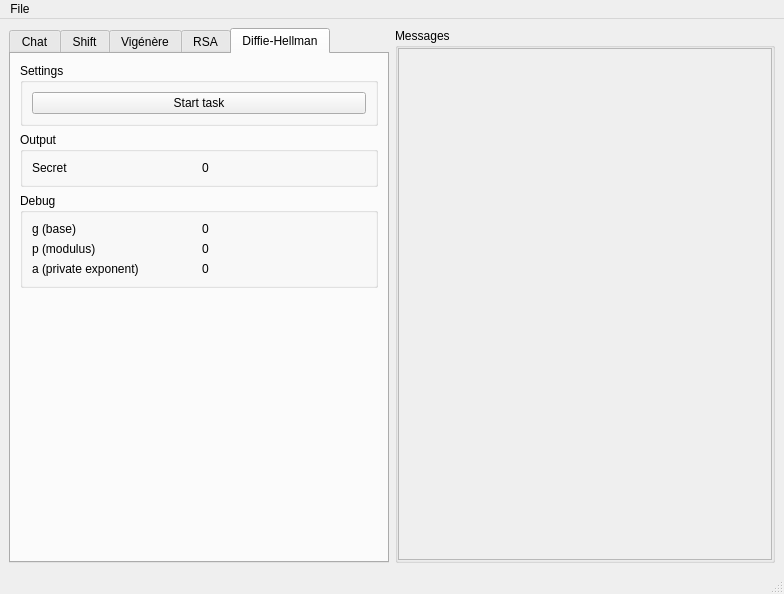
<?xml version="1.0" encoding="UTF-8"?>
<ui version="4.0">
 <class>MainWindow</class>
 <widget class="QMainWindow" name="MainWindow">
  <property name="geometry">
   <rect>
    <x>0</x>
    <y>0</y>
    <width>784</width>
    <height>594</height>
   </rect>
  </property>
  <property name="windowTitle">
   <string>MainWindow</string>
  </property>
  <widget class="QWidget" name="centralwidget">
   <property name="sizePolicy">
    <sizepolicy hsizetype="Preferred" vsizetype="Preferred">
     <horstretch>0</horstretch>
     <verstretch>0</verstretch>
    </sizepolicy>
   </property>
   <layout class="QHBoxLayout" name="horizontalLayout_2">
    <item>
     <widget class="QTabWidget" name="tabWidget">
      <property name="currentIndex">
       <number>4</number>
      </property>
      <widget class="QWidget" name="tab">
       <attribute name="title">
        <string>Chat</string>
       </attribute>
       <layout class="QVBoxLayout" name="verticalLayout_2">
        <item>
         <layout class="QHBoxLayout" name="horizontalLayout">
          <item>
           <widget class="QLineEdit" name="chatMsg"/>
          </item>
          <item>
           <widget class="QPushButton" name="chatSendBtn">
            <property name="text">
             <string>Send</string>
            </property>
           </widget>
          </item>
         </layout>
        </item>
        <item>
         <spacer name="verticalSpacer">
          <property name="orientation">
           <enum>Qt::Vertical</enum>
          </property>
          <property name="sizeHint" stdset="0">
           <size>
            <width>20</width>
            <height>40</height>
           </size>
          </property>
         </spacer>
        </item>
       </layout>
      </widget>
      <widget class="QWidget" name="tab_2">
       <attribute name="title">
        <string>Shift</string>
       </attribute>
       <layout class="QVBoxLayout" name="verticalLayout">
        <item>
         <widget class="QGroupBox" name="groupBox">
          <property name="title">
           <string>Settings</string>
          </property>
          <layout class="QVBoxLayout" name="verticalLayout_4">
           <item>
            <layout class="QHBoxLayout" name="horizontalLayout_3">
             <item>
              <widget class="QLabel" name="label">
               <property name="text">
                <string>Mode</string>
               </property>
              </widget>
             </item>
             <item>
              <widget class="QRadioButton" name="shiftEncryptRadio">
               <property name="text">
                <string>Encrypt</string>
               </property>
               <property name="checked">
                <bool>true</bool>
               </property>
              </widget>
             </item>
             <item>
              <widget class="QRadioButton" name="shiftDecryptRadio">
               <property name="enabled">
                <bool>false</bool>
               </property>
               <property name="text">
                <string>Decrypt</string>
               </property>
               <property name="checkable">
                <bool>true</bool>
               </property>
              </widget>
             </item>
            </layout>
           </item>
           <item>
            <layout class="QHBoxLayout" name="horizontalLayout_4">
             <item>
              <widget class="QLabel" name="label_2">
               <property name="text">
                <string>Data length</string>
               </property>
              </widget>
             </item>
             <item>
              <widget class="QSpinBox" name="shiftDataLen"/>
             </item>
            </layout>
           </item>
           <item>
            <layout class="QHBoxLayout" name="horizontalLayout_5">
             <item>
              <widget class="QPushButton" name="shiftTaskBtn">
               <property name="text">
                <string>Start task</string>
               </property>
              </widget>
             </item>
            </layout>
           </item>
          </layout>
         </widget>
        </item>
        <item>
         <widget class="QGroupBox" name="groupBox_14">
          <property name="title">
           <string>Output</string>
          </property>
          <layout class="QVBoxLayout" name="verticalLayout_18">
           <item>
            <layout class="QHBoxLayout" name="horizontalLayout_24">
             <item>
              <widget class="QLabel" name="label_28">
               <property name="text">
                <string>Message</string>
               </property>
              </widget>
             </item>
             <item>
              <widget class="QLabel" name="shiftMsgLabel">
               <property name="text">
                <string>-</string>
               </property>
              </widget>
             </item>
            </layout>
           </item>
           <item>
            <layout class="QHBoxLayout" name="horizontalLayout_26">
             <item>
              <widget class="QLabel" name="label_31">
               <property name="text">
                <string>Success ?</string>
               </property>
              </widget>
             </item>
             <item>
              <widget class="QPushButton" name="shitSuccessIcon">
               <property name="enabled">
                <bool>true</bool>
               </property>
               <property name="text">
                <string/>
               </property>
               <property name="icon">
                <iconset theme="user-offline">
                 <normaloff>.</normaloff>.</iconset>
               </property>
               <property name="checkable">
                <bool>false</bool>
               </property>
               <property name="default">
                <bool>false</bool>
               </property>
               <property name="flat">
                <bool>true</bool>
               </property>
              </widget>
             </item>
            </layout>
           </item>
          </layout>
         </widget>
        </item>
        <item>
         <widget class="QGroupBox" name="groupBox_2">
          <property name="title">
           <string>Debug</string>
          </property>
          <layout class="QVBoxLayout" name="verticalLayout_5">
           <item>
            <layout class="QHBoxLayout" name="horizontalLayout_6">
             <item>
              <widget class="QLabel" name="label_3">
               <property name="text">
                <string>Key</string>
               </property>
              </widget>
             </item>
             <item>
              <widget class="QLabel" name="shiftDebugKey">
               <property name="text">
                <string>0</string>
               </property>
              </widget>
             </item>
            </layout>
           </item>
          </layout>
         </widget>
        </item>
        <item>
         <spacer name="verticalSpacer_3">
          <property name="orientation">
           <enum>Qt::Vertical</enum>
          </property>
          <property name="sizeType">
           <enum>QSizePolicy::Expanding</enum>
          </property>
          <property name="sizeHint" stdset="0">
           <size>
            <width>20</width>
            <height>40</height>
           </size>
          </property>
         </spacer>
        </item>
       </layout>
      </widget>
      <widget class="QWidget" name="tab_3">
       <attribute name="title">
        <string>Vigénère</string>
       </attribute>
       <layout class="QVBoxLayout" name="verticalLayout_7">
        <item>
         <widget class="QGroupBox" name="groupBox_4">
          <property name="title">
           <string>Settings</string>
          </property>
          <layout class="QVBoxLayout" name="verticalLayout_6">
           <item>
            <layout class="QHBoxLayout" name="horizontalLayout_7">
             <item>
              <widget class="QLabel" name="label_5">
               <property name="text">
                <string>Mode</string>
               </property>
              </widget>
             </item>
             <item>
              <widget class="QRadioButton" name="vigenereEncryptRadio">
               <property name="text">
                <string>Encrypt</string>
               </property>
               <property name="checked">
                <bool>true</bool>
               </property>
              </widget>
             </item>
             <item>
              <widget class="QRadioButton" name="vigenereDecryptRadio">
               <property name="enabled">
                <bool>false</bool>
               </property>
               <property name="text">
                <string>Decrypt</string>
               </property>
               <property name="checkable">
                <bool>true</bool>
               </property>
              </widget>
             </item>
            </layout>
           </item>
           <item>
            <layout class="QHBoxLayout" name="horizontalLayout_8">
             <item>
              <widget class="QLabel" name="label_6">
               <property name="text">
                <string>Data length</string>
               </property>
              </widget>
             </item>
             <item>
              <widget class="QSpinBox" name="vigenereDataLen"/>
             </item>
            </layout>
           </item>
           <item>
            <layout class="QHBoxLayout" name="horizontalLayout_9">
             <item>
              <widget class="QPushButton" name="vigenereTaskBtn">
               <property name="text">
                <string>Start task</string>
               </property>
              </widget>
             </item>
            </layout>
           </item>
          </layout>
         </widget>
        </item>
        <item>
         <widget class="QGroupBox" name="groupBox_12">
          <property name="title">
           <string>Output</string>
          </property>
          <layout class="QVBoxLayout" name="verticalLayout_17">
           <item>
            <layout class="QHBoxLayout" name="horizontalLayout_23">
             <item>
              <widget class="QLabel" name="label_26">
               <property name="text">
                <string>Message</string>
               </property>
              </widget>
             </item>
             <item>
              <widget class="QLabel" name="vigenereDebugMessage">
               <property name="text">
                <string>-</string>
               </property>
              </widget>
             </item>
            </layout>
           </item>
           <item>
            <layout class="QHBoxLayout" name="horizontalLayout_25">
             <item>
              <widget class="QLabel" name="label_30">
               <property name="text">
                <string>Success ?</string>
               </property>
              </widget>
             </item>
             <item>
              <widget class="QPushButton" name="vigenereSuccessIcon">
               <property name="enabled">
                <bool>true</bool>
               </property>
               <property name="text">
                <string/>
               </property>
               <property name="icon">
                <iconset theme="user-offline">
                 <normaloff>.</normaloff>.</iconset>
               </property>
               <property name="checkable">
                <bool>false</bool>
               </property>
               <property name="default">
                <bool>false</bool>
               </property>
               <property name="flat">
                <bool>true</bool>
               </property>
              </widget>
             </item>
            </layout>
           </item>
          </layout>
         </widget>
        </item>
        <item>
         <widget class="QGroupBox" name="groupBox_5">
          <property name="title">
           <string>Debug</string>
          </property>
          <layout class="QVBoxLayout" name="verticalLayout_8">
           <item>
            <layout class="QHBoxLayout" name="horizontalLayout_10">
             <item>
              <widget class="QLabel" name="label_7">
               <property name="text">
                <string>Key</string>
               </property>
              </widget>
             </item>
             <item>
              <widget class="QLabel" name="vigenereDebugKey">
               <property name="text">
                <string>0</string>
               </property>
              </widget>
             </item>
            </layout>
           </item>
          </layout>
         </widget>
        </item>
        <item>
         <spacer name="verticalSpacer_4">
          <property name="orientation">
           <enum>Qt::Vertical</enum>
          </property>
          <property name="sizeHint" stdset="0">
           <size>
            <width>20</width>
            <height>40</height>
           </size>
          </property>
         </spacer>
        </item>
       </layout>
      </widget>
      <widget class="QWidget" name="tab_4">
       <attribute name="title">
        <string>RSA</string>
       </attribute>
       <layout class="QVBoxLayout" name="verticalLayout_11">
        <item>
         <widget class="QGroupBox" name="groupBox_6">
          <property name="title">
           <string>Settings</string>
          </property>
          <layout class="QVBoxLayout" name="verticalLayout_9">
           <item>
            <layout class="QHBoxLayout" name="horizontalLayout_11">
             <item>
              <widget class="QLabel" name="label_9">
               <property name="text">
                <string>Mode</string>
               </property>
              </widget>
             </item>
             <item>
              <widget class="QRadioButton" name="rsaEncryptRadio">
               <property name="text">
                <string>Encrypt</string>
               </property>
               <property name="checked">
                <bool>true</bool>
               </property>
              </widget>
             </item>
             <item>
              <widget class="QRadioButton" name="rsaDecryptRadio">
               <property name="enabled">
                <bool>true</bool>
               </property>
               <property name="text">
                <string>Decrypt</string>
               </property>
               <property name="checkable">
                <bool>true</bool>
               </property>
              </widget>
             </item>
            </layout>
           </item>
           <item>
            <layout class="QHBoxLayout" name="horizontalLayout_12">
             <item>
              <widget class="QLabel" name="label_10">
               <property name="text">
                <string>Data length</string>
               </property>
              </widget>
             </item>
             <item>
              <widget class="QSpinBox" name="rsaDataLen"/>
             </item>
            </layout>
           </item>
           <item>
            <layout class="QHBoxLayout" name="horizontalLayout_13">
             <item>
              <widget class="QPushButton" name="rsaTaskBtn">
               <property name="text">
                <string>Start task</string>
               </property>
              </widget>
             </item>
            </layout>
           </item>
          </layout>
         </widget>
        </item>
        <item>
         <widget class="QGroupBox" name="groupBox_11">
          <property name="title">
           <string>Output</string>
          </property>
          <layout class="QVBoxLayout" name="verticalLayout_16">
           <item>
            <layout class="QHBoxLayout" name="horizontalLayout_18">
             <item>
              <widget class="QLabel" name="label_25">
               <property name="text">
                <string>Success ?</string>
               </property>
              </widget>
             </item>
             <item>
              <widget class="QPushButton" name="rsaSuccessIcon">
               <property name="enabled">
                <bool>true</bool>
               </property>
               <property name="text">
                <string/>
               </property>
               <property name="icon">
                <iconset theme="user-offline"/>
               </property>
               <property name="checkable">
                <bool>false</bool>
               </property>
               <property name="default">
                <bool>false</bool>
               </property>
               <property name="flat">
                <bool>true</bool>
               </property>
              </widget>
             </item>
            </layout>
           </item>
          </layout>
         </widget>
        </item>
        <item>
         <widget class="QGroupBox" name="groupBox_7">
          <property name="title">
           <string>Debug</string>
          </property>
          <layout class="QVBoxLayout" name="verticalLayout_10">
           <item>
            <layout class="QHBoxLayout" name="horizontalLayout_14">
             <item>
              <widget class="QLabel" name="label_11">
               <property name="text">
                <string>n (modulus)</string>
               </property>
              </widget>
             </item>
             <item>
              <widget class="QLabel" name="rsaN">
               <property name="text">
                <string>0</string>
               </property>
              </widget>
             </item>
            </layout>
           </item>
           <item>
            <layout class="QHBoxLayout" name="horizontalLayout_15">
             <item>
              <widget class="QLabel" name="label_13">
               <property name="text">
                <string>e (public exponent)</string>
               </property>
              </widget>
             </item>
             <item>
              <widget class="QLabel" name="rsaE">
               <property name="text">
                <string>0</string>
               </property>
              </widget>
             </item>
            </layout>
           </item>
           <item>
            <layout class="QHBoxLayout" name="horizontalLayout_16">
             <item>
              <widget class="QLabel" name="label_15">
               <property name="text">
                <string>d (private exponent)</string>
               </property>
              </widget>
             </item>
             <item>
              <widget class="QLabel" name="rsaD">
               <property name="text">
                <string>0</string>
               </property>
              </widget>
             </item>
            </layout>
           </item>
          </layout>
         </widget>
        </item>
        <item>
         <spacer name="verticalSpacer_5">
          <property name="orientation">
           <enum>Qt::Vertical</enum>
          </property>
          <property name="sizeHint" stdset="0">
           <size>
            <width>20</width>
            <height>40</height>
           </size>
          </property>
         </spacer>
        </item>
       </layout>
      </widget>
      <widget class="QWidget" name="tab_5">
       <attribute name="title">
        <string>Diffie-Hellman</string>
       </attribute>
       <layout class="QVBoxLayout" name="verticalLayout_14">
        <item>
         <widget class="QGroupBox" name="groupBox_8">
          <property name="title">
           <string>Settings</string>
          </property>
          <layout class="QVBoxLayout" name="verticalLayout_12">
           <item>
            <layout class="QHBoxLayout" name="horizontalLayout_19">
             <item>
              <widget class="QPushButton" name="pushButton_4">
               <property name="text">
                <string>Start task</string>
               </property>
              </widget>
             </item>
            </layout>
           </item>
          </layout>
         </widget>
        </item>
        <item>
         <widget class="QGroupBox" name="groupBox_10">
          <property name="title">
           <string>Output</string>
          </property>
          <layout class="QVBoxLayout" name="verticalLayout_15">
           <item>
            <layout class="QHBoxLayout" name="horizontalLayout_17">
             <item>
              <widget class="QLabel" name="label_17">
               <property name="text">
                <string>Secret</string>
               </property>
              </widget>
             </item>
             <item>
              <widget class="QLabel" name="label_18">
               <property name="text">
                <string>0</string>
               </property>
              </widget>
             </item>
            </layout>
           </item>
          </layout>
         </widget>
        </item>
        <item>
         <widget class="QGroupBox" name="groupBox_9">
          <property name="title">
           <string>Debug</string>
          </property>
          <layout class="QVBoxLayout" name="verticalLayout_13">
           <item>
            <layout class="QHBoxLayout" name="horizontalLayout_20">
             <item>
              <widget class="QLabel" name="label_19">
               <property name="text">
                <string>g (base)</string>
               </property>
              </widget>
             </item>
             <item>
              <widget class="QLabel" name="difHelG">
               <property name="text">
                <string>0</string>
               </property>
              </widget>
             </item>
            </layout>
           </item>
           <item>
            <layout class="QHBoxLayout" name="horizontalLayout_21">
             <item>
              <widget class="QLabel" name="label_21">
               <property name="text">
                <string>p (modulus)</string>
               </property>
              </widget>
             </item>
             <item>
              <widget class="QLabel" name="difHelP">
               <property name="text">
                <string>0</string>
               </property>
              </widget>
             </item>
            </layout>
           </item>
           <item>
            <layout class="QHBoxLayout" name="horizontalLayout_22">
             <item>
              <widget class="QLabel" name="label_23">
               <property name="text">
                <string>a (private exponent)</string>
               </property>
              </widget>
             </item>
             <item>
              <widget class="QLabel" name="difHelA">
               <property name="text">
                <string>0</string>
               </property>
              </widget>
             </item>
            </layout>
           </item>
          </layout>
         </widget>
        </item>
        <item>
         <spacer name="verticalSpacer_6">
          <property name="orientation">
           <enum>Qt::Vertical</enum>
          </property>
          <property name="sizeHint" stdset="0">
           <size>
            <width>20</width>
            <height>40</height>
           </size>
          </property>
         </spacer>
        </item>
       </layout>
      </widget>
     </widget>
    </item>
    <item>
     <widget class="QGroupBox" name="groupBox_3">
      <property name="title">
       <string>Messages</string>
      </property>
      <layout class="QGridLayout" name="gridLayout">
       <property name="leftMargin">
        <number>0</number>
       </property>
       <property name="topMargin">
        <number>0</number>
       </property>
       <property name="rightMargin">
        <number>0</number>
       </property>
       <property name="bottomMargin">
        <number>0</number>
       </property>
       <item row="0" column="0">
        <widget class="QScrollArea" name="scrollArea">
         <property name="widgetResizable">
          <bool>true</bool>
         </property>
         <widget class="QWidget" name="messagesScroller">
          <property name="geometry">
           <rect>
            <x>0</x>
            <y>0</y>
            <width>372</width>
            <height>504</height>
           </rect>
          </property>
          <layout class="QVBoxLayout" name="verticalLayout_3">
           <item>
            <spacer name="verticalSpacer_2">
             <property name="orientation">
              <enum>Qt::Vertical</enum>
             </property>
             <property name="sizeHint" stdset="0">
              <size>
               <width>20</width>
               <height>40</height>
              </size>
             </property>
            </spacer>
           </item>
          </layout>
         </widget>
        </widget>
       </item>
      </layout>
     </widget>
    </item>
   </layout>
  </widget>
  <widget class="QStatusBar" name="statusbar"/>
  <widget class="QMenuBar" name="menuBar">
   <property name="geometry">
    <rect>
     <x>0</x>
     <y>0</y>
     <width>784</width>
     <height>22</height>
    </rect>
   </property>
   <widget class="QMenu" name="menuFile">
    <property name="title">
     <string>File</string>
    </property>
    <addaction name="actionOptions"/>
   </widget>
   <addaction name="menuFile"/>
  </widget>
  <action name="actionOptions">
   <property name="text">
    <string>Options</string>
   </property>
  </action>
 </widget>
 <resources/>
 <connections/>
</ui>
